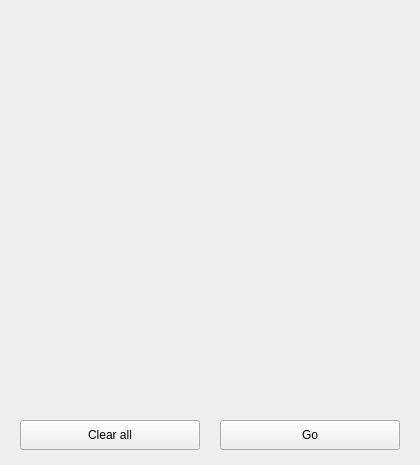
<?xml version="1.0" encoding="UTF-8"?>
<ui version="4.0">
 <class>MainWindow</class>
 <widget class="QMainWindow" name="MainWindow">
  <property name="enabled">
   <bool>true</bool>
  </property>
  <property name="geometry">
   <rect>
    <x>0</x>
    <y>0</y>
    <width>420</width>
    <height>465</height>
   </rect>
  </property>
  <property name="minimumSize">
   <size>
    <width>420</width>
    <height>465</height>
   </size>
  </property>
  <property name="maximumSize">
   <size>
    <width>420</width>
    <height>465</height>
   </size>
  </property>
  <property name="baseSize">
   <size>
    <width>420</width>
    <height>465</height>
   </size>
  </property>
  <property name="cursor">
   <cursorShape>PointingHandCursor</cursorShape>
  </property>
  <property name="mouseTracking">
   <bool>true</bool>
  </property>
  <property name="acceptDrops">
   <bool>true</bool>
  </property>
  <property name="windowTitle">
   <string>Create maze for robot</string>
  </property>
  <property name="autoFillBackground">
   <bool>false</bool>
  </property>
  <property name="unifiedTitleAndToolBarOnMac">
   <bool>false</bool>
  </property>
  <widget class="QWidget" name="MainWidget">
   <widget class="QPushButton" name="clearButton">
    <property name="geometry">
     <rect>
      <x>20</x>
      <y>420</y>
      <width>180</width>
      <height>30</height>
     </rect>
    </property>
    <property name="text">
     <string>Clear all</string>
    </property>
   </widget>
   <widget class="QPushButton" name="goButton">
    <property name="geometry">
     <rect>
      <x>220</x>
      <y>420</y>
      <width>180</width>
      <height>30</height>
     </rect>
    </property>
    <property name="text">
     <string>Go</string>
    </property>
   </widget>
  </widget>
 </widget>
 <layoutdefault spacing="6" margin="11"/>
 <resources/>
 <connections/>
</ui>
